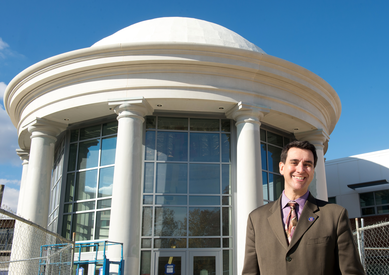
#> input picture demo.png, 389 x 275 px; its folder holds only this picture in this run
$ python lin_proj.py demo.png demo_1_IDENTITY.png demo_2_SHARPEN.png 5
#> lines starting #> are read from the running program, lines starting #| are printed output that depends on the picture
from PIL import Image
import os
import sys

original = str(sys.argv[1])
filename = str(sys.argv[2])
type = str(sys.argv[3])
iterations = int(sys.argv[4])

if filename in os.listdir("."):
   os.remove(filename)

shwetark = Image.open(original).convert("LA")
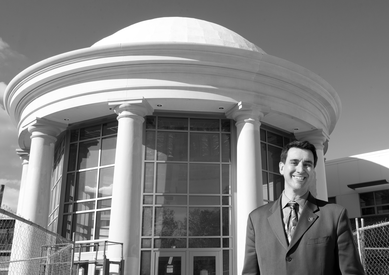
#> shwetark: PIL image 389x275 LA; mean R, G, B, A 128.4, 128.4, 128.4, 255
shwe = shwetark.load()

n = Image.new("RGB", shwetark.size, "white")
#> n: PIL image 389x275 RGB; every value is 255
pixels = n.load()

kernels = {"identity":[[0,0,0],[0,1,0],[0,0,0]], "edge":[[-1,-1,-1],[-1,8,-1],[-1,-1,-1]], "sharpen":[[0,-1,0],[-1,5,-1],[0,-1,0]], "blur":[[.0625,.125,.0625],[.125,.25,.125],[.0625,.125,.0625]]}

def get_image_matrix(abc,pix):

   a = [[],[],[]]
   f = [-1,0,1]
   i = 0
   for ba in f:
      for ab in f:
         a[i].append(pix[abc[0]+ab,abc[1]+ba][0])
      i+=1
   return a

def convolution(a,b):
   sum = 0
   new_a = []
   for x in range(2, -1, -1):
      new_a.append(a[x][::-1])
   for x in range(len(new_a)):
      st = new_a[x]
      for y in range(len(st)):
         sum += new_a[x][y] * b[x][y]
   return sum

#> (the run stopped early here; a loop or call above may not have finished)
